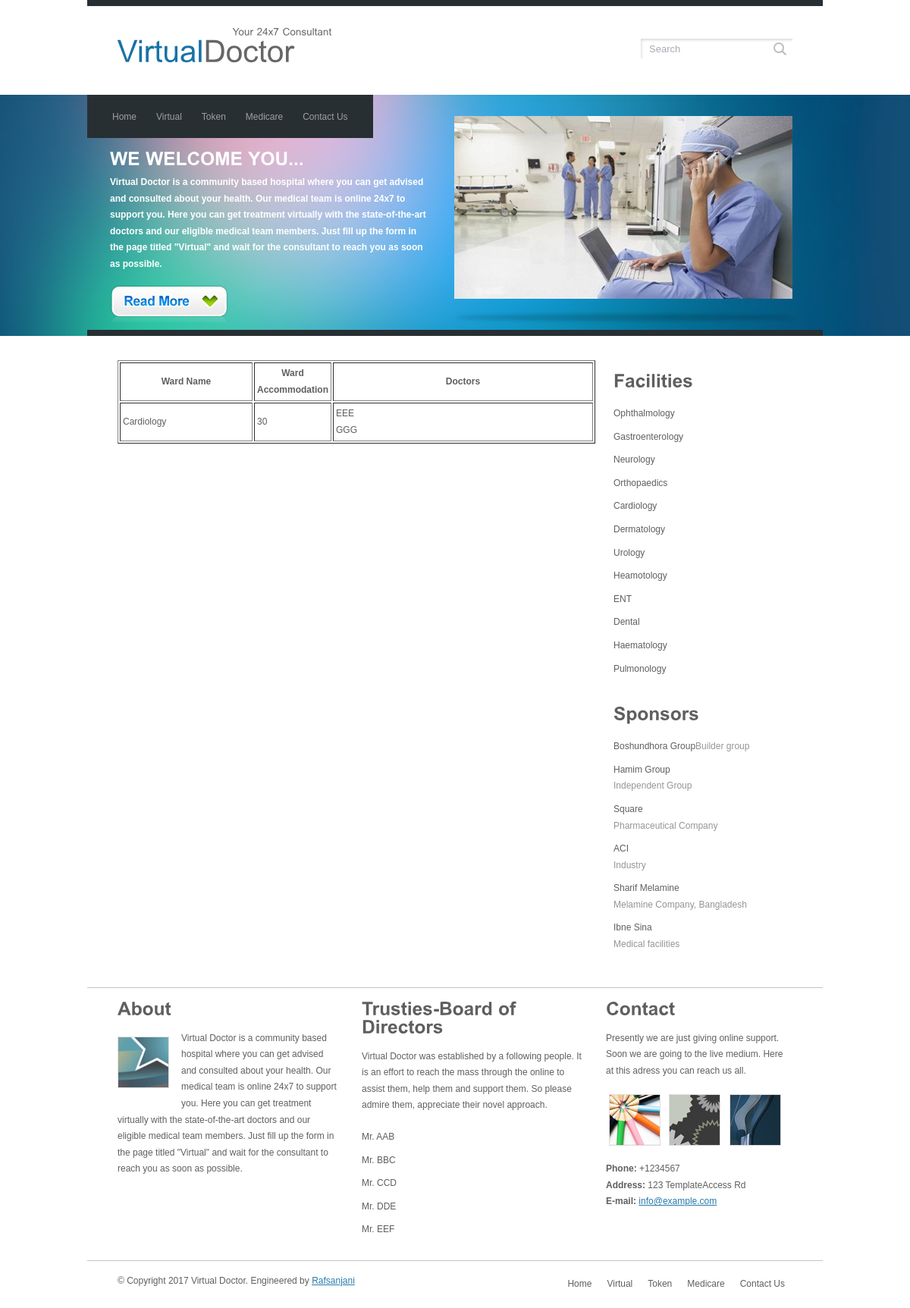
/welcome/detail/5, run on the app's committed database.
### tables this page shows
CREATE TABLE `wards` (
  `ward_id` int(11) NOT NULL,
  `ward_name` varchar(30) NOT NULL,
  `accommodation` int(11) NOT NULL,
  `status` tinyint(1) NOT NULL DEFAULT '1'
);

CREATE TABLE `doctors` (
  `doctor_id` int(11) NOT NULL,
  `ward_id` int(11) NOT NULL,
  `doctor_name` varchar(30) NOT NULL,
  `doctor_email` varchar(30) NOT NULL,
  `doctor_password` varchar(64) NOT NULL,
  `speciality` char(30) NOT NULL,
  `shift` varchar(11) NOT NULL
);

### application/controllers/Welcome.php (called while the page is built, shortened)
<?php
class Welcome extends CI_Controller {
    function detail($ward_id) {
        $data = array();
        $data['title'] = "Detail";
        $data['facility'] = $this->ward_model->facility();
        $data['ward_info'] = $this->super_model->ward_info($ward_id);
        $data['doctor_info'] = $this->doctor_model->doctor_info($ward_id);
        $data['main'] = $this->load->view('detail', $data, true);
        $this->load->view('master', $data);
    }
}

### index.php (called while the page is built, shortened)
<?php
require_once BASEPATH.'core/CodeIgniter.php';

### application/models/Super_model.php (called while the page is built, shortened)
<?php
class Super_Model extends CI_Model {
    public function ward_info($ward_id){
        $this->db->select('*');
        $this->db->from('wards');
        $this->db->where('ward_id',$ward_id);
        $query = $this->db->get();
        $result = $query->result();
        return $result;
    }
}

### application/models/Doctor_model.php (called while the page is built, shortened)
<?php
class Doctor_model extends CI_Model {
    public function doctor_info($ward_id){
        $this->db->select('*');
        $this->db->from('doctors');
        $this->db->where('ward_id',$ward_id);
        $query = $this->db->get();
        $result = $query->result();
        return $result;
    }
}

### application/models/Ward_model.php (called while the page is built)
<?php
class Ward_model extends CI_Model {
    public function facility(){
        $this->db->select('*');
        $this->db->from('wards');
        $this->db->where('status',1);
        $query = $this->db->get();
        $result = $query->result();
        return $result;
    }
}

### application/views/detail.php (the view)
<table width="100%" align="center" cellpadding="3" cellspacing="2" border="1">
    <tr>
        <th width="30%">Ward Name</th>
        <th width="10%">Ward Accommodation</th>
        <th width="60%">Doctors</th>
    </tr>
    <?php foreach($ward_info as $wi){ ?>
    <tr>
        <td><?php echo $wi->ward_name; ?></td>
        <td><?php echo $wi->accommodation; ?></td>
        <td><?php
            foreach($doctor_info as $di){
                echo $di->doctor_name."<br>";
            }
            ?>
        </td>
    </tr>
    <?php } ?>
</table>

### application/views/template/sidebar.php
<div class="sidebar">
    <div class="gadget">
        <h2>Facilities</h2>
        <ul class="sb_menu">
            <?php foreach ($facility as $f) { ?>
                <li><a href="<?= base_url() ?>welcome/detail/<?php echo $f->ward_id; ?>"><?php echo $f->ward_name; ?></a></li>
            <?php } ?>
        </ul>
    </div>
    <div class="gadget">
        <h2>Sponsors</h2>
        <ul class="ex_menu">
            <li><a href="#" title="Boshundhora Group">Boshundhora Group</a>Builder group</li>
            <li><a href="#" title="Hamim Group">Hamim Group</a><br />Independent Group</li>
            <li><a href="#" title="Square Pharmaceutical">Square</a><br />Pharmaceutical Company</li>
            <li><a href="#" title="ACI">ACI</a><br />Industry</li>
            <li><a href="#" title="Sharif Melamine">Sharif Melamine</a><br />Melamine Company, Bangladesh</li>
            <li><a href="#" title="Ibne Sina">Ibne Sina</a><br />Medical facilities</li>
        </ul>
    </div>
</div>

### resources/style.css (style rules this page uses)
body { margin:0; padding:0; width:100%; color:#5f5f5f; font:normal 12px/1.8em Arial, Helvetica, sans-serif; }
html, .main { padding:0; margin:0; background-color:#fff; }
h2 { font:bold 24px Arial, Helvetica, sans-serif; color:#5f5f5f; padding:8px 0; margin:8px 0; }
a { color:#267bab; text-decoration:underline; }
.content .mainbar .article, .content .sidebar .gadget { margin:0; padding:0 0 16px 0; }
.content .sidebar { margin:0; padding:0; float:right; width:236px; }
ul.sb_menu { width:140px; }
ul.sb_menu, ul.ex_menu { margin:0; padding:0; list-style:none; color:#959595; }
ul.sb_menu li, ul.ex_menu li { margin:0; border-bottom:1px solid #fff; }
ul.sb_menu li { margin:4px 0; padding:4px 0 0; }
ul.ex_menu li { margin:4px 0; padding:4px 0 0; }
ul.sb_menu li a, ul.ex_menu li a { color:#5f5f5f; text-decoration:none; }

### data on the page
wards: ward_name "Cardiology", accommodation "30"
doctors: doctor_name "EEE"
doctors: doctor_name "GGG"
wards: ward_name "Ophthalmology"
wards: ward_name "Gastroenterology"
wards: ward_name "Neurology"
wards: ward_name "Orthopaedics"
wards: ward_name "Dermatology"
wards: ward_name "Urology"
wards: ward_name "Heamotology"
wards: ward_name "ENT"
wards: ward_name "Dental"
wards: ward_name "Haematology"
wards: ward_name "Pulmonology"
